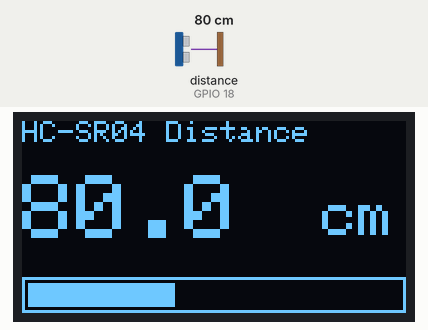
Recording of a sketch running on a simulated ESP32. Shown: 128×64 one-colour display. Wiring (inferred from the names in the program): ultrasonic range finder: trigger GPIO 5; echo GPIO 18. Inputs (shaded band) come from the test bench; at power-on: distance to the obstacle (sensor on GPIO 18) 80 cm. The echo pulse lasts 58.3 µs per cm; what the sketch prints to the serial monitor is not drawn.

Above: at 1.2 s.
1.3 s: distance to the obstacle (sensor on GPIO 18) set to 2 cm
At 2.6 s:
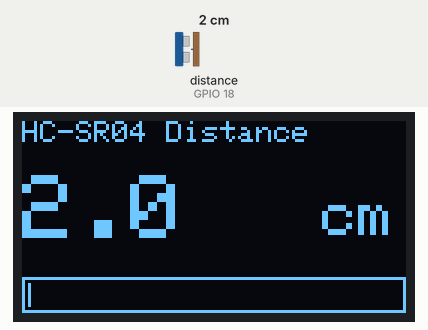
2.9 s: distance to the obstacle (sensor on GPIO 18) set to 4 cm
At 3.4 s:
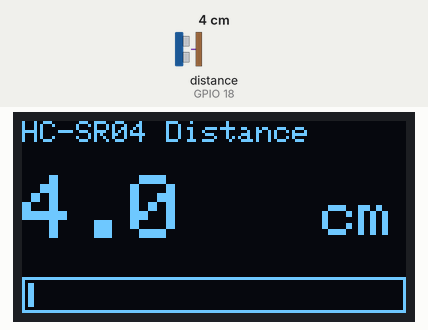
4.5 s: distance to the obstacle (sensor on GPIO 18) set to 9 cm
At 5.3 s:
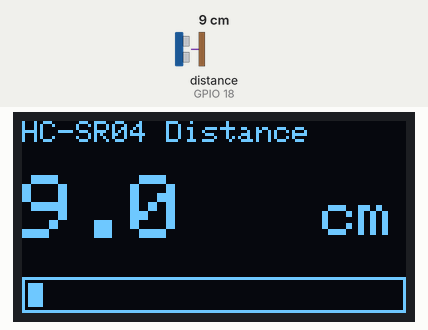
Timing chart, 0 to 7.5 s (numbered marks = the images above; inputs shaded):
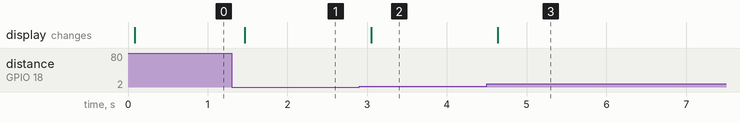

Measured:
- after the input at 1.3 s, the display: changes after 0.17 s (image 1)
- after the input at 2.9 s, the display: changes after 0.15 s (image 2)
- after the input at 4.5 s, the display: changes after 0.14 s (image 3)

The sketch:

04_hcsr_oled.ino
```cpp
// HC-SR04 distance on 128x64 I2C OLED (SSD1306)
// Board: Bluino ESP32 IoT Starter Kit
// Libraries (Library Manager): "Adafruit SSD1306" and "Adafruit GFX Library"

#include <Wire.h>
#include <Adafruit_GFX.h>
#include <Adafruit_SSD1306.h>

#define SCREEN_WIDTH 128
#define SCREEN_HEIGHT 64
#define OLED_ADDR 0x3C      // most 0.96" OLEDs use 0x3C

// Set these to the GPIOs the board's ultrasonic header (Ec / Tr) connects to.
// TRIG must be an output-capable pin (not 34, 35, 36 or 39). ECHO can be any input pin.
#define TRIG_PIN 5
#define ECHO_PIN 18

#define MAX_DISTANCE_CM 200  // full scale for the bar graph

Adafruit_SSD1306 display(SCREEN_WIDTH, SCREEN_HEIGHT, &Wire, -1);

float readDistanceCm() {
  digitalWrite(TRIG_PIN, LOW);
  delayMicroseconds(2);
  digitalWrite(TRIG_PIN, HIGH);      // 10 µs trigger pulse
  delayMicroseconds(10);
  digitalWrite(TRIG_PIN, LOW);

  // Echo pulse width in µs; 30 ms timeout ≈ 5 m max range
  unsigned long duration = pulseIn(ECHO_PIN, HIGH, 30000UL);
  // 0 = no echo; < 116 µs (< 2 cm, below the sensor's range) = noise on the pin
  if (duration < 116) return -1;

  return duration * 0.0343 / 2.0;    // speed of sound 343 m/s, there and back
}

void setup() {
  Serial.begin(115200);

  pinMode(TRIG_PIN, OUTPUT);
  pinMode(ECHO_PIN, INPUT_PULLDOWN); // keeps the pin LOW if nothing drives it (not available on 34-39)
  digitalWrite(TRIG_PIN, LOW);

  Wire.begin(21, 22);                // SDA, SCL
  if (!display.begin(SSD1306_SWITCHCAPVCC, OLED_ADDR)) {
    Serial.println("OLED not found - check address (0x3C / 0x3D) and wiring");
    while (true) delay(1000);
  }
  display.clearDisplay();
  display.setTextColor(SSD1306_WHITE);
  display.display();
}

void loop() {
  float d = readDistanceCm();

  display.clearDisplay();
  display.setTextSize(1);
  display.setCursor(0, 0);
  display.print("HC-SR04 Distance");

  if (d < 0) {
    Serial.println("Out of range");
    display.setTextSize(2);
    display.setCursor(0, 24);
    display.print("No echo");
  } else {
    Serial.printf("Distance: %.1f cm\n", d);

    display.setTextSize(3);
    display.setCursor(0, 18);
    display.print(d, 1);

    display.setTextSize(2);
    display.setCursor(100, 24);
    display.print("cm");

    // Bar graph along the bottom
    int barWidth = (int)(min(d, (float)MAX_DISTANCE_CM) / MAX_DISTANCE_CM * 124);
    display.drawRect(0, 52, 128, 12, SSD1306_WHITE);
    display.fillRect(2, 54, barWidth, 8, SSD1306_WHITE);
  }

  display.display();
  delay(200);
}
```
